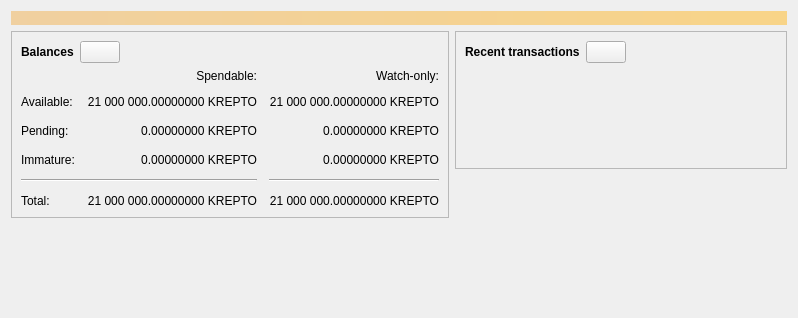
<?xml version="1.0" encoding="UTF-8"?>
<ui version="4.0">
 <class>OverviewPage</class>
 <widget class="QWidget" name="OverviewPage">
  <property name="geometry">
   <rect>
    <x>0</x>
    <y>0</y>
    <width>798</width>
    <height>318</height>
   </rect>
  </property>
  <property name="windowTitle">
   <string>Form</string>
  </property>
  <layout class="QVBoxLayout" name="topLayout">
   <item>
    <widget class="QLabel" name="labelAlerts">
     <property name="visible">
      <bool>false</bool>
     </property>
     <property name="styleSheet">
      <string notr="true">QLabel { background-color: qlineargradient(x1: 0, y1: 0, x2: 1, y2: 0, stop:0 #F0D0A0, stop:1 #F8D488); color:#000000; }</string>
     </property>
     <property name="wordWrap">
      <bool>true</bool>
     </property>
     <property name="margin">
      <number>3</number>
     </property>
     <property name="textInteractionFlags">
      <set>Qt::TextSelectableByMouse</set>
     </property>
    </widget>
   </item>
   <item>
    <layout class="QHBoxLayout" name="horizontalLayout" stretch="1,1">
     <item>
      <layout class="QVBoxLayout" name="verticalLayout_2">
       <item>
        <widget class="QFrame" name="frame">
         <property name="frameShape">
          <enum>QFrame::StyledPanel</enum>
         </property>
         <property name="frameShadow">
          <enum>QFrame::Raised</enum>
         </property>
         <layout class="QVBoxLayout" name="verticalLayout_4">
          <item>
           <layout class="QHBoxLayout" name="horizontalLayout_4">
            <item>
             <widget class="QLabel" name="label_5">
              <property name="font">
               <font>
                <weight>75</weight>
                <bold>true</bold>
               </font>
              </property>
              <property name="text">
               <string>Balances</string>
              </property>
             </widget>
            </item>
            <item>
             <widget class="QPushButton" name="labelWalletStatus">
              <property name="enabled">
               <bool>true</bool>
              </property>
              <property name="maximumSize">
               <size>
                <width>45</width>
                <height>16777215</height>
               </size>
              </property>
              <property name="toolTip">
               <string>The displayed information may be out of date. Your wallet automatically synchronizes with the Krepto network after a connection is established, but this process has not completed yet.</string>
              </property>
              <property name="text">
               <string/>
              </property>
              <property name="icon">
               <iconset resource="../bitcoin.qrc">
                <normaloff>:/icons/warning</normaloff>
                <disabledoff>:/icons/warning</disabledoff>:/icons/warning</iconset>
              </property>
              <property name="iconSize">
               <size>
                <width>24</width>
                <height>24</height>
               </size>
              </property>
             </widget>
            </item>
            <item>
             <spacer name="horizontalSpacer_3">
              <property name="orientation">
               <enum>Qt::Horizontal</enum>
              </property>
              <property name="sizeHint" stdset="0">
               <size>
                <width>40</width>
                <height>20</height>
               </size>
              </property>
             </spacer>
            </item>
           </layout>
          </item>
          <item>
           <layout class="QGridLayout" name="gridLayout">
            <property name="spacing">
             <number>12</number>
            </property>
            <item row="2" column="2">
             <widget class="QLabel" name="labelWatchPending">
              <property name="cursor">
               <cursorShape>IBeamCursor</cursorShape>
              </property>
              <property name="toolTip">
               <string>Unconfirmed transactions to watch-only addresses</string>
              </property>
              <property name="text">
               <string notr="true">0.00000000 KREPTO</string>
              </property>
              <property name="alignment">
               <set>Qt::AlignRight|Qt::AlignTrailing|Qt::AlignVCenter</set>
              </property>
              <property name="textInteractionFlags">
               <set>Qt::LinksAccessibleByMouse|Qt::TextSelectableByKeyboard|Qt::TextSelectableByMouse</set>
              </property>
             </widget>
            </item>
            <item row="2" column="1">
             <widget class="QLabel" name="labelUnconfirmed">
              <property name="cursor">
               <cursorShape>IBeamCursor</cursorShape>
              </property>
              <property name="toolTip">
               <string>Total of transactions that have yet to be confirmed, and do not yet count toward the spendable balance</string>
              </property>
              <property name="text">
               <string notr="true">0.00000000 KREPTO</string>
              </property>
              <property name="alignment">
               <set>Qt::AlignRight|Qt::AlignTrailing|Qt::AlignVCenter</set>
              </property>
              <property name="textInteractionFlags">
               <set>Qt::LinksAccessibleByMouse|Qt::TextSelectableByKeyboard|Qt::TextSelectableByMouse</set>
              </property>
             </widget>
            </item>
            <item row="3" column="2">
             <widget class="QLabel" name="labelWatchImmature">
              <property name="cursor">
               <cursorShape>IBeamCursor</cursorShape>
              </property>
              <property name="toolTip">
               <string>Mined balance in watch-only addresses that has not yet matured</string>
              </property>
              <property name="text">
               <string notr="true">0.00000000 KREPTO</string>
              </property>
              <property name="alignment">
               <set>Qt::AlignRight|Qt::AlignTrailing|Qt::AlignVCenter</set>
              </property>
              <property name="textInteractionFlags">
               <set>Qt::LinksAccessibleByMouse|Qt::TextSelectableByKeyboard|Qt::TextSelectableByMouse</set>
              </property>
             </widget>
            </item>
            <item row="4" column="0" colspan="2">
             <widget class="Line" name="line">
              <property name="orientation">
               <enum>Qt::Horizontal</enum>
              </property>
             </widget>
            </item>
            <item row="4" column="2">
             <widget class="Line" name="lineWatchBalance">
              <property name="sizePolicy">
               <sizepolicy hsizetype="Preferred" vsizetype="Fixed">
                <horstretch>0</horstretch>
                <verstretch>0</verstretch>
               </sizepolicy>
              </property>
              <property name="minimumSize">
               <size>
                <width>140</width>
                <height>0</height>
               </size>
              </property>
              <property name="orientation">
               <enum>Qt::Horizontal</enum>
              </property>
             </widget>
            </item>
            <item row="5" column="0">
             <widget class="QLabel" name="labelTotalText">
              <property name="text">
               <string>Total:</string>
              </property>
             </widget>
            </item>
            <item row="3" column="1">
             <widget class="QLabel" name="labelImmature">
              <property name="cursor">
               <cursorShape>IBeamCursor</cursorShape>
              </property>
              <property name="toolTip">
               <string>Mined balance that has not yet matured</string>
              </property>
              <property name="text">
               <string notr="true">0.00000000 KREPTO</string>
              </property>
              <property name="alignment">
               <set>Qt::AlignRight|Qt::AlignTrailing|Qt::AlignVCenter</set>
              </property>
              <property name="textInteractionFlags">
               <set>Qt::LinksAccessibleByMouse|Qt::TextSelectableByKeyboard|Qt::TextSelectableByMouse</set>
              </property>
             </widget>
            </item>
            <item row="2" column="3">
             <spacer name="horizontalSpacer_2">
              <property name="orientation">
               <enum>Qt::Horizontal</enum>
              </property>
              <property name="sizeHint" stdset="0">
               <size>
                <width>40</width>
                <height>20</height>
               </size>
              </property>
             </spacer>
            </item>
            <item row="3" column="0">
             <widget class="QLabel" name="labelImmatureText">
              <property name="text">
               <string>Immature:</string>
              </property>
             </widget>
            </item>
            <item row="5" column="1">
             <widget class="QLabel" name="labelTotal">
              <property name="cursor">
               <cursorShape>IBeamCursor</cursorShape>
              </property>
              <property name="toolTip">
               <string>Your current total balance</string>
              </property>
              <property name="text">
               <string notr="true">21 000 000.00000000 KREPTO</string>
              </property>
              <property name="alignment">
               <set>Qt::AlignRight|Qt::AlignTrailing|Qt::AlignVCenter</set>
              </property>
              <property name="textInteractionFlags">
               <set>Qt::LinksAccessibleByMouse|Qt::TextSelectableByKeyboard|Qt::TextSelectableByMouse</set>
              </property>
             </widget>
            </item>
            <item row="5" column="2">
             <widget class="QLabel" name="labelWatchTotal">
              <property name="cursor">
               <cursorShape>IBeamCursor</cursorShape>
              </property>
              <property name="toolTip">
               <string>Current total balance in watch-only addresses</string>
              </property>
              <property name="text">
               <string notr="true">21 000 000.00000000 KREPTO</string>
              </property>
              <property name="alignment">
               <set>Qt::AlignRight|Qt::AlignTrailing|Qt::AlignVCenter</set>
              </property>
              <property name="textInteractionFlags">
               <set>Qt::LinksAccessibleByMouse|Qt::TextSelectableByKeyboard|Qt::TextSelectableByMouse</set>
              </property>
             </widget>
            </item>
            <item row="0" column="2">
             <widget class="QLabel" name="labelWatchonly">
              <property name="text">
               <string>Watch-only:</string>
              </property>
              <property name="alignment">
               <set>Qt::AlignRight|Qt::AlignTrailing|Qt::AlignVCenter</set>
              </property>
             </widget>
            </item>
            <item row="1" column="0">
             <widget class="QLabel" name="labelBalanceText">
              <property name="text">
               <string>Available:</string>
              </property>
             </widget>
            </item>
            <item row="1" column="1">
             <widget class="QLabel" name="labelBalance">
              <property name="cursor">
               <cursorShape>IBeamCursor</cursorShape>
              </property>
              <property name="toolTip">
               <string>Your current spendable balance</string>
              </property>
              <property name="text">
               <string notr="true">21 000 000.00000000 KREPTO</string>
              </property>
              <property name="alignment">
               <set>Qt::AlignRight|Qt::AlignTrailing|Qt::AlignVCenter</set>
              </property>
              <property name="textInteractionFlags">
               <set>Qt::LinksAccessibleByMouse|Qt::TextSelectableByKeyboard|Qt::TextSelectableByMouse</set>
              </property>
             </widget>
            </item>
            <item row="1" column="2">
             <widget class="QLabel" name="labelWatchAvailable">
              <property name="cursor">
               <cursorShape>IBeamCursor</cursorShape>
              </property>
              <property name="toolTip">
               <string>Your current balance in watch-only addresses</string>
              </property>
              <property name="text">
               <string notr="true">21 000 000.00000000 KREPTO</string>
              </property>
              <property name="alignment">
               <set>Qt::AlignRight|Qt::AlignTrailing|Qt::AlignVCenter</set>
              </property>
              <property name="textInteractionFlags">
               <set>Qt::LinksAccessibleByMouse|Qt::TextSelectableByKeyboard|Qt::TextSelectableByMouse</set>
              </property>
             </widget>
            </item>
            <item row="2" column="0">
             <widget class="QLabel" name="labelPendingText">
              <property name="text">
               <string>Pending:</string>
              </property>
             </widget>
            </item>
            <item row="0" column="1">
             <widget class="QLabel" name="labelSpendable">
              <property name="text">
               <string>Spendable:</string>
              </property>
              <property name="alignment">
               <set>Qt::AlignRight|Qt::AlignTrailing|Qt::AlignVCenter</set>
              </property>
             </widget>
            </item>
           </layout>
          </item>
         </layout>
        </widget>
       </item>
       <item>
        <spacer name="verticalSpacer">
         <property name="orientation">
          <enum>Qt::Vertical</enum>
         </property>
         <property name="sizeHint" stdset="0">
          <size>
           <width>20</width>
           <height>40</height>
          </size>
         </property>
        </spacer>
       </item>
      </layout>
     </item>
     <item>
      <layout class="QVBoxLayout" name="verticalLayout_3">
       <item>
        <widget class="QFrame" name="frame_2">
         <property name="frameShape">
          <enum>QFrame::StyledPanel</enum>
         </property>
         <property name="frameShadow">
          <enum>QFrame::Raised</enum>
         </property>
         <layout class="QVBoxLayout" name="verticalLayout">
          <item>
           <layout class="QHBoxLayout" name="horizontalLayout_2">
            <item>
             <widget class="QLabel" name="label_4">
              <property name="font">
               <font>
                <weight>75</weight>
                <bold>true</bold>
               </font>
              </property>
              <property name="text">
               <string>Recent transactions</string>
              </property>
             </widget>
            </item>
            <item>
             <widget class="QPushButton" name="labelTransactionsStatus">
              <property name="enabled">
               <bool>true</bool>
              </property>
              <property name="maximumSize">
               <size>
                <width>45</width>
                <height>16777215</height>
               </size>
              </property>
              <property name="toolTip">
               <string>The displayed information may be out of date. Your wallet automatically synchronizes with the Krepto network after a connection is established, but this process has not completed yet.</string>
              </property>
              <property name="text">
               <string/>
              </property>
              <property name="icon">
               <iconset resource="../bitcoin.qrc">
                <normaloff>:/icons/warning</normaloff>
                <disabledoff>:/icons/warning</disabledoff>:/icons/warning</iconset>
              </property>
              <property name="iconSize">
               <size>
                <width>24</width>
                <height>24</height>
               </size>
              </property>
             </widget>
            </item>
            <item>
             <spacer name="horizontalSpacer">
              <property name="orientation">
               <enum>Qt::Horizontal</enum>
              </property>
              <property name="sizeHint" stdset="0">
               <size>
                <width>40</width>
                <height>20</height>
               </size>
              </property>
             </spacer>
            </item>
           </layout>
          </item>
          <item>
           <widget class="TransactionOverviewWidget" name="listTransactions">
            <property name="styleSheet">
             <string notr="true">QListView { background: transparent; }</string>
            </property>
            <property name="frameShape">
             <enum>QFrame::NoFrame</enum>
            </property>
            <property name="verticalScrollBarPolicy">
             <enum>Qt::ScrollBarAlwaysOff</enum>
            </property>
            <property name="horizontalScrollBarPolicy">
             <enum>Qt::ScrollBarAlwaysOff</enum>
            </property>
            <property name="sizeAdjustPolicy">
             <enum>QAbstractScrollArea::AdjustToContents</enum>
            </property>
            <property name="selectionMode">
             <enum>QAbstractItemView::NoSelection</enum>
            </property>
            <property name="uniformItemSizes">
             <bool>true</bool>
            </property>
           </widget>
          </item>
         </layout>
        </widget>
       </item>
       <item>
        <spacer name="verticalSpacer_2">
         <property name="orientation">
          <enum>Qt::Vertical</enum>
         </property>
         <property name="sizeHint" stdset="0">
          <size>
           <width>20</width>
           <height>40</height>
          </size>
         </property>
        </spacer>
       </item>
      </layout>
     </item>
    </layout>
   </item>
  </layout>
 </widget>
 <customwidgets>
  <customwidget>
   <class>TransactionOverviewWidget</class>
   <extends>QListView</extends>
   <header>qt/transactionoverviewwidget.h</header>
  </customwidget>
 </customwidgets>
 <resources/>
 <connections/>
</ui>
